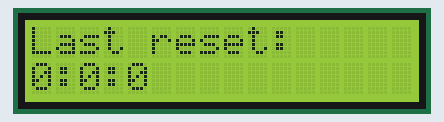
Bench run of a sketch on a simulated Arduino Uno, built with avr-gcc and run on an emulated ATmega328P. Shown: 16×2 character LCD.

Above: at 0.1 s.
At 4.1 s:
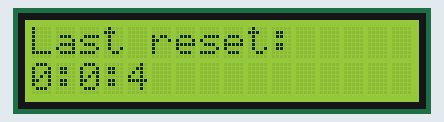
At 9.1 s:
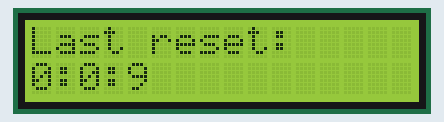
At 19.1 s:
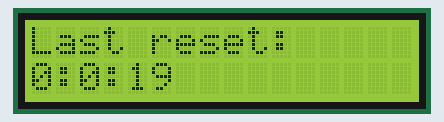
At 29.1 s:
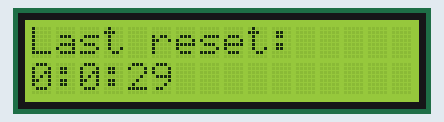
At 39.1 s:
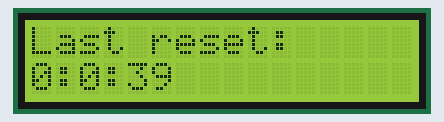

The sketch:

LCD_HrMinSec.ino
```cpp
/*
SparkFun Inventor’s Kit
Circuit 4A-HelloWorld

The LCD will display the words "Hello World" and show how many seconds have passed since
the RedBoard was last reset.

This sketch was written by SparkFun Electronics, with lots of help from the Arduino community.
This code is completely free for any use.

View circuit diagram and instructions at: https://learn.sparkfun.com/tutorials/sparkfun-inventors-kit-experiment-guide---v40
Download drawings and code at: https://github.com/sparkfun/SIK-Guide-Code
*/

#include <LiquidCrystal.h>          //the liquid crystal library contains commands for printing to the display

LiquidCrystal lcd(13, 12, 11, 10, 9, 8);   // tell the RedBoard what pins are connected to the display

int secs = 0;
int mins = 0;
int hrs = 0;

void setup() {

  lcd.begin(16, 2);                 //tell the lcd library that we are using a display that is 16 characters wide and 2 characters high
  lcd.clear();                      //clear the display
}

void loop() {

  lcd.setCursor(0,0);               //set the cursor to the 0,0 position (top left corner)
  lcd.print("Last reset:");       //print hello, world! starting at that position


  secs = (millis() / 1000) - (60 * mins);
  mins = ((millis() / 1000) / 60) - (60 * hrs);
  hrs = (millis()/1000) / 3600;
  String count = String(hrs) + ":" + String(mins) + ":" + String(secs)+ " ";

  lcd.setCursor(0,1);               //move the cursor to the first space of the bottom row
  lcd.print(count);         //print the number of seconds that have passed since the last reset
}
```

Measured:
- what the display in image 1 shows lasts 1.0 s, from 4.0 s to 5.0 s
